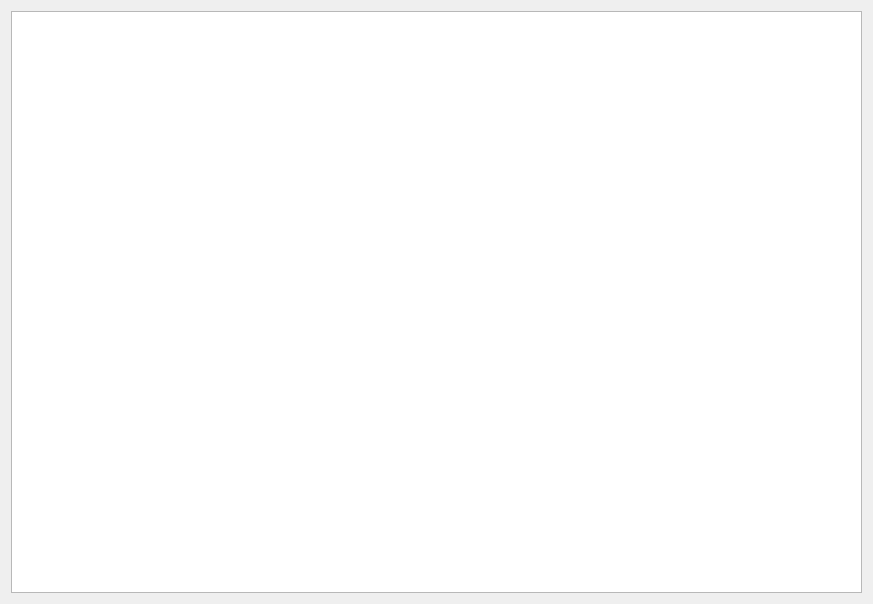
<?xml version="1.0" encoding="UTF-8"?>
<ui version="4.0">
 <class>TableauPanoramicWidget</class>
 <widget class="QWidget" name="TableauPanoramicWidget">
  <property name="geometry">
   <rect>
    <x>0</x>
    <y>0</y>
    <width>873</width>
    <height>604</height>
   </rect>
  </property>
  <property name="windowTitle">
   <string>Form</string>
  </property>
  <layout class="QGridLayout" name="gridLayout">
   <item row="0" column="0">
    <widget class="QTableWidget" name="tableWidget"/>
   </item>
  </layout>
 </widget>
 <resources/>
 <connections/>
</ui>
